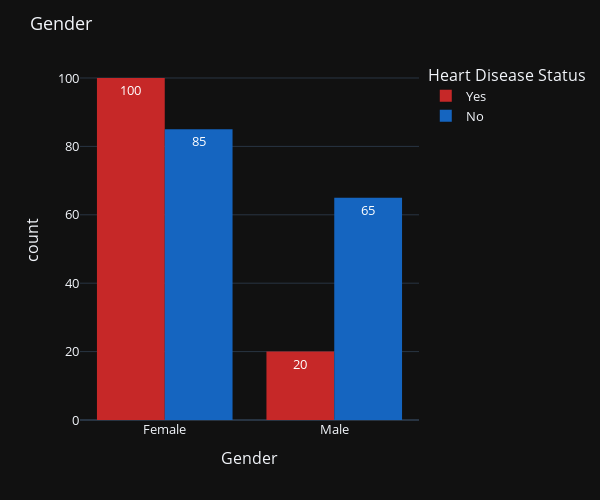

Notebook code cell kept with this figure:
### Markdown cell above
### Gender

### Code cell
histplot("Gender",bins=2)

### Figure 1 — Plotly figure (JSON) as saved in the notebook; plotly's stock layout.template omitted (floating-point values rounded to 4 significant figures; data arrays with more than 128 entries replaced by an {"elided": "..."} marker saying what was removed)
{"data": [{"alignmentgroup": "True", "bingroup": "x", "hovertemplate": "Heart Disease=1<br>Gender=%{x}<br>count=%{y}<extra></extra>", "legendgroup": "1", "marker": {"color": "#C62828", "pattern": {"shape": ""}}, "name": "Yes", "nbinsx": 2, "offsetgroup": "1", "orientation": "v", "showlegend": true, "texttemplate": "%{value}", "type": "histogram", "x": ["Female", "Female", "Female", "Female", "Female", "Male", "Female", "Female", "Female", "Female", "Female", "Female", "Female", "Female", "Female", "Female", "Female", "Female", "Female", "Female", "Female", "Female", "Male", "Female", "Female", "Male", "Female", "Male", "Female", "Male", "Female", "Female", "Female", "Female", "Female", "Female", "Female", "Male", "Female", "Female", "Female", "Female", "Female", "Female", "Female", "Female", "Female", "Male", "Female", "Male", "Male", "Female", "Male", "Female", "Female", "Female", "Female", "Female", "Female", "Male", "Female", "Female", "Female", "Female", "Female", "Female", "Female", "Female", "Female", "Female", "Female", "Male", "Female", "Male", "Female", "Female", "Female", "Female", "Male", "Female", "Female", "Female", "Male", "Female", "Female", "Female", "Female", "Female", "Female", "Female", "Female", "Female", "Female", "Female", "Female", "Female", "Female", "Female", "Female", "Male", "Male", "Male", "Female", "Female", "Male", "Female", "Female", "Male", "Female", "Female", "Female", "Female", "Female", "Female", "Female", "Female", "Female", "Female", "Female", "Female"], "xaxis": "x", "yaxis": "y"}, {"alignmentgroup": "True", "bingroup": "x", "hovertemplate": "Heart Disease=0<br>Gender=%{x}<br>count=%{y}<extra></extra>", "legendgroup": "0", "marker": {"color": "#1565C0", "pattern": {"shape": ""}}, "name": "No", "nbinsx": 2, "offsetgroup": "0", "orientation": "v", "showlegend": true, "texttemplate": "%{value}", "type": "histogram", "x": {"elided": "150 str values"}, "xaxis": "x", "yaxis": "y"}], "layout": {"barmode": "group", "font": {"size": 13}, "height": 500, "legend": {"title": {"text": "Heart Disease Status"}, "tracegroupgap": 0}, "margin": {"t": 60}, "title": {"text": "Gender"}, "width": 600, "xaxis": {"anchor": "y", "domain": [0, 1], "title": {"text": "Gender"}}, "yaxis": {"anchor": "x", "domain": [0, 1], "title": {"text": "count"}}}}
